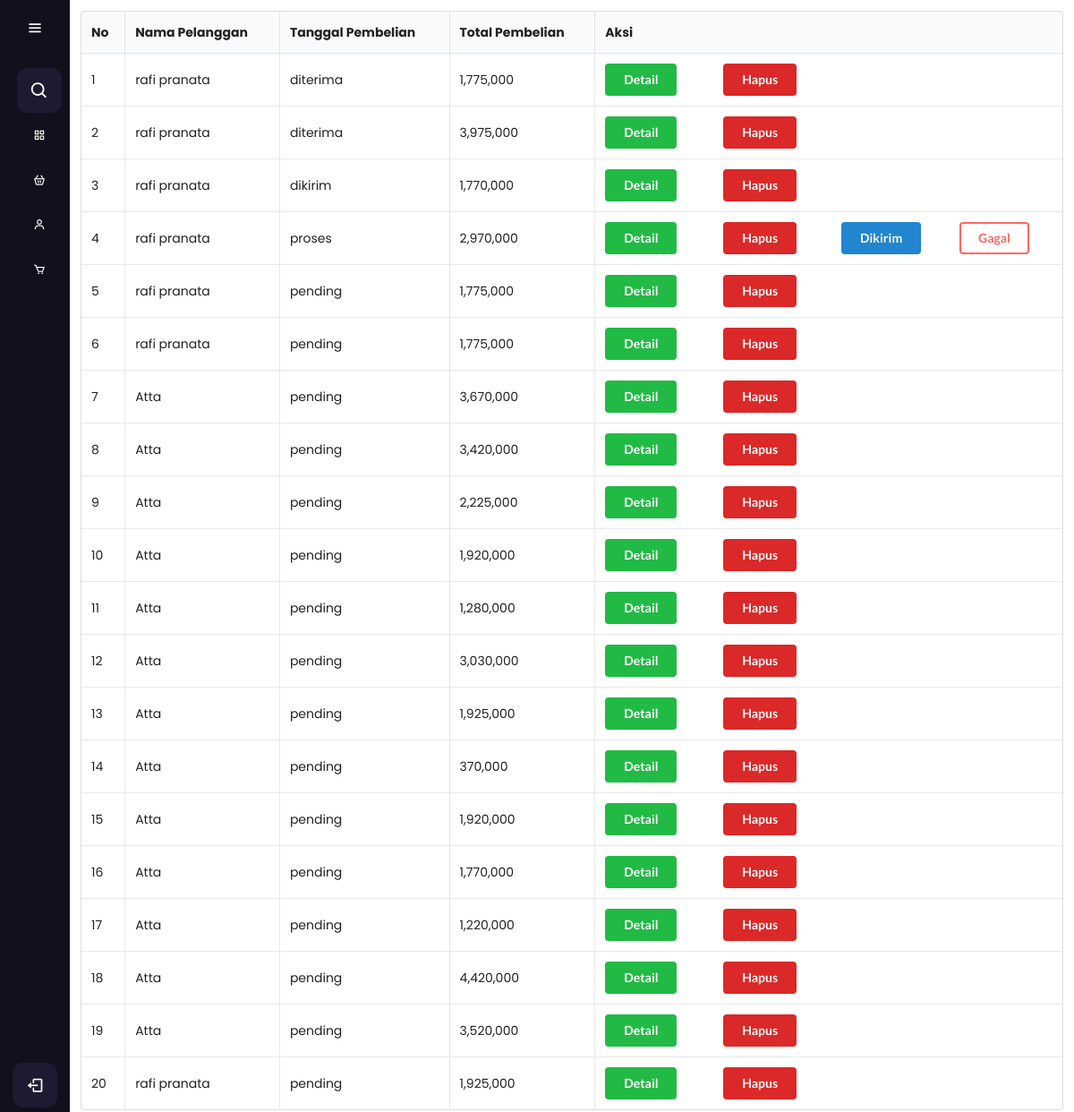
/admin/index.php?halaman=order (signed in), run on the app's committed database.
### tables this page shows
CREATE TABLE `pembelian` (
  `id_pembelian` int(11) NOT NULL,
  `id_pelanggan` int(11) NOT NULL,
  `id_ongkir` int(11) NOT NULL,
  `tanggal_pembelian` date NOT NULL,
  `total_pembelian` int(11) NOT NULL,
  `status_pembelian` varchar(100) NOT NULL DEFAULT 'pending'
);

CREATE TABLE `pelanggan` (
  `id_pelanggan` int(50) NOT NULL,
  `email_pelanggan` varchar(50) NOT NULL,
  `password_pelanggan` varchar(50) NOT NULL,
  `nama_pelanggan` text NOT NULL,
  `telepon_pelanggan` varchar(50) NOT NULL,
  `alamat_pelanggan` text NOT NULL
);

### admin/order.php (the view, shortened to what this page needs)
<!DOCTYPE html>
<html lang="en">
<head>
    <link rel="stylesheet" href="assets/semantic.min.css">
</head>
<body>
    <div class="ui container">
    <table class="ui celled table">
            <thead>
                <tr><th>No</th>
                <th>Nama Pelanggan</th>
                <th>Tanggal Pembelian</th>
                <th>Total Pembelian</th>
                <th>Aksi</th>
            </rt></thead>
    <tbody>
        <?php $no= 1  ?>
        <?php $ambilData = $koneksi->query("SELECT * FROM pembelian JOIN pelanggan ON pembelian.
        id_pelanggan=pelanggan.id_pelanggan") ?>
        <?php while ($pecah = $ambilData->fetch_assoc()){ ?>
    <tr>
                <td data-label="Name"><?php echo $no?></td>
                <td data-label="Age"><?php echo $pecah["nama_pelanggan"]; ?></td>
                <td data-label="Job"><?php echo $pecah["status_pembelian"]; ?></td>
                <td data-label="Job"><?php echo number_format($pecah["total_pembelian"])   ?></td>
                <td data-label="Job">
                <div class="ui grid">
                <div class="four wide column"><a href="index.php?halaman=detail&id=<?php echo $pecah["id_pembelian"] ?>"><button class="ui green button"> Detail</button></a></div>
                <div class="four wide column"><a href="#"><button class="ui negative button" onclick="hapusData('<?php echo $pecah['id_pembelian'] ?>')">Hapus</button></a></div>
                <?php if ($pecah['status_pembelian'] == "proses"): ?>
                <div class="four wide column"><a href="index.php?halaman=kirim&id=<?php echo $pecah["id_pembelian"] ?>" class="ui primary button">Dikirim</a></div>
                <div class="four wide column"><a href="index.php?halaman=gagal&id=<?php echo $pecah["id_pembelian"] ?>" class="ui inverted red button">Gagal</a></div>
                </div>
            <?php endif?>
        </td>
    </tr>
    <?php $no++ ?>
            <?php  }  ?>
    </tbody>
</table>
    </div>
</body>
</html>

### admin/assets/styles/style.css (style rules this page uses)
* { margin: 0; padding: 0; -webkit-box-sizing: border-box; box-sizing: border-box; font-family: 'Poppins', sans-serif; }
body { position: relative; min-height: 100vh; width: 100%; }
a { text-decoration: none; }

### admin/index.php (style rules this page uses)
body { overflow-y: auto; }

### data on the page
pembelian: id_pelanggan.nama_pelanggan "rafi pranata", status_pembelian "diterima", total_pembelian "1,775,000"
pembelian: id_pelanggan.nama_pelanggan "rafi pranata", status_pembelian "diterima", total_pembelian "3,975,000"
pembelian: id_pelanggan.nama_pelanggan "rafi pranata", status_pembelian "dikirim", total_pembelian "1,770,000"
pembelian: id_pelanggan.nama_pelanggan "rafi pranata", status_pembelian "proses", total_pembelian "2,970,000"
pembelian: id_pelanggan.nama_pelanggan "rafi pranata", status_pembelian "pending", total_pembelian "1,775,000"
pembelian: id_pelanggan.nama_pelanggan "rafi pranata", status_pembelian "pending", total_pembelian "1,775,000"
pembelian: id_pelanggan.nama_pelanggan "Atta", status_pembelian "pending", total_pembelian "3,670,000"
pembelian: id_pelanggan.nama_pelanggan "Atta", status_pembelian "pending", total_pembelian "3,420,000"
pembelian: id_pelanggan.nama_pelanggan "Atta", status_pembelian "pending", total_pembelian "2,225,000"
pembelian: id_pelanggan.nama_pelanggan "Atta", status_pembelian "pending", total_pembelian "1,920,000"
pembelian: id_pelanggan.nama_pelanggan "Atta", status_pembelian "pending", total_pembelian "1,280,000"
pembelian: id_pelanggan.nama_pelanggan "Atta", status_pembelian "pending", total_pembelian "3,030,000"
pembelian: id_pelanggan.nama_pelanggan "Atta", status_pembelian "pending", total_pembelian "1,925,000"
pembelian: id_pelanggan.nama_pelanggan "Atta", status_pembelian "pending", total_pembelian "370,000"
pembelian: id_pelanggan.nama_pelanggan "Atta", status_pembelian "pending", total_pembelian "1,920,000"
pembelian: id_pelanggan.nama_pelanggan "Atta", status_pembelian "pending", total_pembelian "1,770,000"
pembelian: id_pelanggan.nama_pelanggan "Atta", status_pembelian "pending", total_pembelian "1,220,000"
pembelian: id_pelanggan.nama_pelanggan "Atta", status_pembelian "pending", total_pembelian "4,420,000"
pembelian: id_pelanggan.nama_pelanggan "Atta", status_pembelian "pending", total_pembelian "3,520,000"
pembelian: id_pelanggan.nama_pelanggan "rafi pranata", status_pembelian "pending", total_pembelian "1,925,000"
